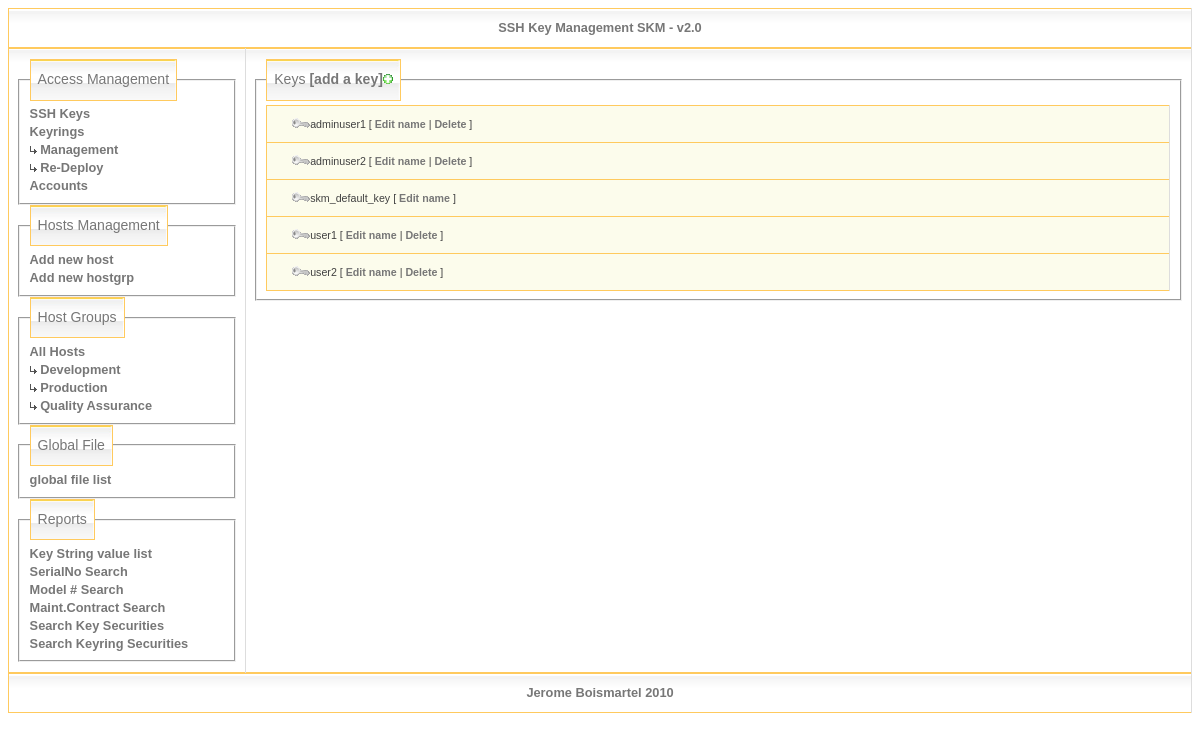
The app's page /keys.php with its own data.
### tables this page shows
CREATE TABLE IF NOT EXISTS `groups` (
  `id` int(11) NOT NULL auto_increment,
  `name` varchar(255) NOT NULL default '',
  PRIMARY KEY  (`id`)
);

CREATE TABLE IF NOT EXISTS `keys` (
  `id` int(11) NOT NULL auto_increment,
  `name` varchar(255) NOT NULL default '',
  `key` blob NOT NULL,
  PRIMARY KEY  (`id`)
);

### keys.php (the view, shortened to what this page needs)
<?php
include('MyFunctions.inc.php');
if (isset($_GET["id"])) $id = $_GET["id"]; else $id = "";
if( empty($id) )
{
?>
<html>
<head>
</head>
<body>
<?php start_main_frame(); ?>
<?php start_left_pane(); ?>
<?php display_menu(); ?>
<?php end_left_pane(); ?>
<?php start_right_pane(); ?>
   <fieldset><legend>Keys <a href="keys_setup.php">[add a key]<img src='images/add.gif' border='0'></a></legend>
   <table class='detail'>
    <?php
    $result = mysql_query( "SELECT * FROM `keys` ORDER BY `name`" )
                         or die (mysql_error()."<br>Couldn't execute query: $query");
    $nr = mysql_num_rows( $result );
    if(empty($nr)) {
      echo("<tr><td class='detail1'>No key found</td></tr>\n");
    }
    else {
      while( $row = mysql_fetch_array( $result ))
      {
        $name = $row["name"];
        $id = $row["id"];
        echo("  <tr wdith='100%'>\n");
        echo("    <td width='90%' class='detail1'><img src='images/key_little.gif' border=0'>$name\n");
        echo("[ <a href='keys_setup.php?id=$id'>Edit name</a> ");
	if ($id > 1)
	{
	  echo("| <a href='keys.php?id=$id&action=delete'>Delete</a> ]</td>\n");
	}
	else
	{
	  echo("]");
	}
        echo("  </tr>");
      }
      echo("</table>\n");
    }
    ?>
  </fieldset>
<? end_right_pane(); ?>
<? end_main_frame(); ?>
</body>
</html>
  <?php
}
?>

### MyFunctions.inc.php (shortened to what this page needs)
<?php
function start_main_frame(){
    echo("<table><th><center>SSH Key Management SKM - v2.0</center></th></table>\n");
    echo("<table width='100%'>\n");
    echo("  <tr valign='top'>\n");
}
function end_main_frame(){
    echo("  </tr>\n");
    echo("</table>\n");
    echo("<table><th><center>Jerome Boismartel 2010</center></th></table>\n");
}
function start_left_pane(){
    echo("    <td width='20%'>\n");
}
function end_left_pane(){
    echo("    </td>\n");
}
function start_right_pane(){
    echo("    <td width='80%'>\n");
}
function end_right_pane(){
    echo("    </td>\n");
}
function display_menu(){
    echo("      <fieldset><legend>Access Management</legend>\n");
    echo("        <a href='keys.php'>SSH Keys</a><br>\n");
    echo("        <a href='keyrings.php'>Keyrings</a><br>\n");
    echo("        <a href='keyrings.php'><img src='images/arrowbright.gif'> Management</a><br>\n");
    echo("        <a href='choose_keyring.php'><img src='images/arrowbright.gif'> Re-Deploy</a><br>\n");
    echo("        <a href='accounts.php'>Accounts</a><br>\n");
    echo("      </fieldset>\n");
    echo("      <fieldset><legend>Hosts Management</legend>\n");
    echo("        <a href='hosts_setup.php'>Add new host</a><br>\n");
    echo("        <a href='groups.php'>Add new hostgrp</a><br>\n");
    echo("      </fieldset>\n");
    echo("      <fieldset><legend>Host Groups</legend>\n");
	echo("        <a href='show_all_hosts.php'>All Hosts</a><br>\n");
        $hostgroup = mysql_query( "SELECT * FROM `groups` ORDER BY `name`" )
                         or die (mysql_error()."<br>Couldn't execute query: $query");
        $hostgroup_nr = mysql_num_rows( $hostgroup );
        if (!empty($hostgroup_nr)) {
              while( $hostgroup_row = mysql_fetch_array( $hostgroup ))
              {
                        $name = $hostgroup_row["name"];
                        $id_hostgroup = $hostgroup_row["id"];
		echo("          <a href=\"hosts-view.php?id_hostgroup=$id_hostgroup\"><img src='images/arrowbright.gif'> $name</a><br>\n");
                }
        }
    echo("      </fieldset>\n");
    echo("      <fieldset><legend>Global File</legend>\n");
    echo("        <a href='globalfile.php'>global file list</a><br>\n");
    echo("      </fieldset>\n");
    echo("      <fieldset><legend>Reports</legend>\n");
    echo("        <a href='view_keys.php'>Key String value list</a><br>\n");
    echo("        <a href='serial_search.php'>SerialNo Search</a><br>\n");
    echo("        <a href='model_search.php'>Model # Search</a><br>\n");
    echo("        <a href='contract_search.php'>Maint.Contract Search</a><br>\n");
    echo("        <a href='search_key_securities.php'>Search Key Securities</a><br>\n");
    echo("        <a href='search_keyring_securities.php'>Search Keyring Securities</a><br>\n");
    echo("      </fieldset>\n");
}
?>

### skm.css (style rules this page uses)
table { width: 100%; border-collapse:collapse; border:1px solid #FFCA5E; }
legend { font-size: 1.1em; line-height: 1.4em; font-family: Arial, Helvetica, sans-serif; color: #777777; padding: 10px 7px; text-align: left; background: url('images/bg_caption_clean.jpg') right top; border: 1px solid #FFCA5E; }
tbody tr { background: url('images/bg_td1.jpg') repeat-x top; line-height: 0.8em; }
tbody th,td { font-size: 0.8em; line-height: 1.4em; font-family: Arial, Helvetica, sans-serif; color: #777777; padding: 10px 7px; border-top: 1px solid #FFCA5E; border-right: 1px solid #DDDDDD; text-align: left; }
a { color: #777777; font-weight: bold; text-decoration: none; }
img { border: none; }
table.detail td.detail1 { border-bottom: 1px #6699CC dotted; text-align: left; font-size: 8pt; color: #404040; background-color: #fcfcec; padding-left: 25px; line-height : 12pt; }

### records on screen
groups: name "Development"
groups: name "Production"
groups: name "Quality Assurance"
keys: name "adminuser1"
keys: name "adminuser2"
keys: name "skm_default_key"
keys: name "user1"
keys: name "user2"
